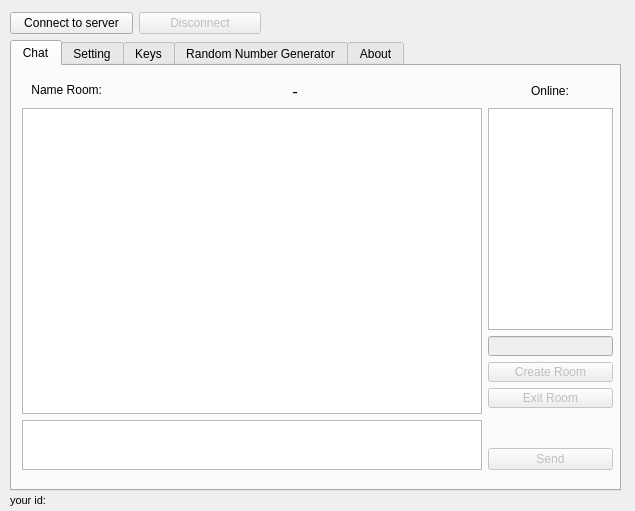
<?xml version="1.0" encoding="UTF-8"?>
<ui version="4.0">
 <class>Form</class>
 <widget class="QWidget" name="Form">
  <property name="geometry">
   <rect>
    <x>0</x>
    <y>0</y>
    <width>635</width>
    <height>511</height>
   </rect>
  </property>
  <property name="windowTitle">
   <string>FBBL</string>
  </property>
  <property name="layoutDirection">
   <enum>Qt::LeftToRight</enum>
  </property>
  <widget class="QTabWidget" name="tabWidget">
   <property name="enabled">
    <bool>true</bool>
   </property>
   <property name="geometry">
    <rect>
     <x>10</x>
     <y>40</y>
     <width>611</width>
     <height>451</height>
    </rect>
   </property>
   <property name="currentIndex">
    <number>0</number>
   </property>
   <widget class="QWidget" name="tab">
    <attribute name="title">
     <string>Chat</string>
    </attribute>
    <widget class="QWidget" name="layoutWidget">
     <property name="geometry">
      <rect>
       <x>10</x>
       <y>13</y>
       <width>591</width>
       <height>391</height>
      </rect>
     </property>
     <layout class="QGridLayout" name="gridLayout_2">
      <item row="3" column="3">
       <widget class="QPushButton" name="pushButton_6">
        <property name="enabled">
         <bool>false</bool>
        </property>
        <property name="maximumSize">
         <size>
          <width>16777215</width>
          <height>20</height>
         </size>
        </property>
        <property name="text">
         <string>Create Room</string>
        </property>
       </widget>
      </item>
      <item row="6" column="0" rowspan="2" colspan="3">
       <widget class="QPlainTextEdit" name="lineEdit">
        <property name="maximumSize">
         <size>
          <width>16777215</width>
          <height>50</height>
         </size>
        </property>
        <property name="verticalScrollBarPolicy">
         <enum>Qt::ScrollBarAlwaysOff</enum>
        </property>
        <property name="horizontalScrollBarPolicy">
         <enum>Qt::ScrollBarAlwaysOff</enum>
        </property>
       </widget>
      </item>
      <item row="4" column="3">
       <widget class="QPushButton" name="pushButton_10">
        <property name="enabled">
         <bool>false</bool>
        </property>
        <property name="maximumSize">
         <size>
          <width>16777215</width>
          <height>20</height>
         </size>
        </property>
        <property name="text">
         <string>Exit Room</string>
        </property>
       </widget>
      </item>
      <item row="0" column="0">
       <widget class="QLabel" name="label_6">
        <property name="maximumSize">
         <size>
          <width>80</width>
          <height>16777215</height>
         </size>
        </property>
        <property name="font">
         <font>
          <pointsize>9</pointsize>
         </font>
        </property>
        <property name="text">
         <string>&lt;html&gt;&lt;head/&gt;&lt;body&gt;&lt;p align=&quot;right&quot;&gt;Name Room:&lt;/p&gt;&lt;/body&gt;&lt;/html&gt;</string>
        </property>
       </widget>
      </item>
      <item row="0" column="1" colspan="2">
       <widget class="QLabel" name="label_17">
        <property name="font">
         <font>
          <family>Serif</family>
          <pointsize>12</pointsize>
          <weight>50</weight>
          <bold>false</bold>
         </font>
        </property>
        <property name="contextMenuPolicy">
         <enum>Qt::DefaultContextMenu</enum>
        </property>
        <property name="layoutDirection">
         <enum>Qt::LeftToRight</enum>
        </property>
        <property name="text">
         <string>&lt;html&gt;&lt;head/&gt;&lt;body&gt;&lt;p align=&quot;center&quot;&gt;-&lt;/p&gt;&lt;/body&gt;&lt;/html&gt;</string>
        </property>
        <property name="textFormat">
         <enum>Qt::AutoText</enum>
        </property>
       </widget>
      </item>
      <item row="1" column="0" rowspan="5" colspan="3">
       <widget class="QTextEdit" name="textEdit_Global">
        <property name="minimumSize">
         <size>
          <width>460</width>
          <height>0</height>
         </size>
        </property>
        <property name="textInteractionFlags">
         <set>Qt::LinksAccessibleByKeyboard|Qt::LinksAccessibleByMouse</set>
        </property>
       </widget>
      </item>
      <item row="1" column="3">
       <widget class="QListWidget" name="listWidget">
        <property name="editTriggers">
         <set>QAbstractItemView::DoubleClicked|QAbstractItemView::EditKeyPressed</set>
        </property>
        <property name="selectionMode">
         <enum>QAbstractItemView::NoSelection</enum>
        </property>
       </widget>
      </item>
      <item row="0" column="3" alignment="Qt::AlignHCenter">
       <widget class="QLabel" name="label_11">
        <property name="font">
         <font>
          <pointsize>9</pointsize>
         </font>
        </property>
        <property name="layoutDirection">
         <enum>Qt::LeftToRight</enum>
        </property>
        <property name="autoFillBackground">
         <bool>false</bool>
        </property>
        <property name="frameShape">
         <enum>QFrame::NoFrame</enum>
        </property>
        <property name="text">
         <string>Online:</string>
        </property>
       </widget>
      </item>
      <item row="2" column="3">
       <widget class="QLineEdit" name="lineEdit_3">
        <property name="enabled">
         <bool>false</bool>
        </property>
        <property name="maximumSize">
         <size>
          <width>16777215</width>
          <height>20</height>
         </size>
        </property>
        <property name="font">
         <font>
          <pointsize>8</pointsize>
         </font>
        </property>
        <property name="maxLength">
         <number>30</number>
        </property>
       </widget>
      </item>
      <item row="7" column="3">
       <widget class="QPushButton" name="pushButton_3">
        <property name="enabled">
         <bool>false</bool>
        </property>
        <property name="text">
         <string>Send</string>
        </property>
       </widget>
      </item>
     </layout>
    </widget>
   </widget>
   <widget class="QWidget" name="tab_2">
    <attribute name="title">
     <string>Setting</string>
    </attribute>
    <widget class="QGroupBox" name="groupBox">
     <property name="enabled">
      <bool>true</bool>
     </property>
     <property name="geometry">
      <rect>
       <x>11</x>
       <y>-10</y>
       <width>581</width>
       <height>60</height>
      </rect>
     </property>
     <property name="maximumSize">
      <size>
       <width>16777215</width>
       <height>60</height>
      </size>
     </property>
     <property name="title">
      <string/>
     </property>
     <widget class="QWidget" name="layoutWidget">
      <property name="geometry">
       <rect>
        <x>11</x>
        <y>30</y>
        <width>561</width>
        <height>23</height>
       </rect>
      </property>
      <layout class="QGridLayout" name="gridLayout">
       <item row="0" column="2">
        <widget class="QLabel" name="label_2">
         <property name="lineWidth">
          <number>1</number>
         </property>
         <property name="text">
          <string>Port:</string>
         </property>
        </widget>
       </item>
       <item row="0" column="3">
        <widget class="QLineEdit" name="lineEdit_2">
         <property name="maximumSize">
          <size>
           <width>60</width>
           <height>16777215</height>
          </size>
         </property>
         <property name="text">
          <string>8000</string>
         </property>
         <property name="maxLength">
          <number>8</number>
         </property>
        </widget>
       </item>
       <item row="0" column="4">
        <widget class="QLabel" name="label_8">
         <property name="text">
          <string>Nick Name:</string>
         </property>
        </widget>
       </item>
       <item row="0" column="5">
        <widget class="QLineEdit" name="lineEdit_9">
         <property name="maximumSize">
          <size>
           <width>200</width>
           <height>16777215</height>
          </size>
         </property>
         <property name="text">
          <string/>
         </property>
         <property name="maxLength">
          <number>20</number>
         </property>
        </widget>
       </item>
       <item row="0" column="0">
        <widget class="QLabel" name="label">
         <property name="text">
          <string>IP:</string>
         </property>
        </widget>
       </item>
       <item row="0" column="1">
        <widget class="QLineEdit" name="lineEdit_1">
         <property name="maximumSize">
          <size>
           <width>100</width>
           <height>16777215</height>
          </size>
         </property>
         <property name="text">
          <string>127.0.0.1</string>
         </property>
         <property name="maxLength">
          <number>15</number>
         </property>
        </widget>
       </item>
      </layout>
     </widget>
    </widget>
    <widget class="QWidget" name="layoutWidget">
     <property name="geometry">
      <rect>
       <x>10</x>
       <y>60</y>
       <width>101</width>
       <height>361</height>
      </rect>
     </property>
     <layout class="QVBoxLayout" name="verticalLayout">
      <item>
       <widget class="QLabel" name="label_4">
        <property name="text">
         <string>Requests:</string>
        </property>
        <property name="alignment">
         <set>Qt::AlignCenter</set>
        </property>
       </widget>
      </item>
      <item>
       <widget class="QListWidget" name="listWidget_2">
        <property name="editTriggers">
         <set>QAbstractItemView::DoubleClicked|QAbstractItemView::EditKeyPressed</set>
        </property>
        <property name="selectionMode">
         <enum>QAbstractItemView::NoSelection</enum>
        </property>
       </widget>
      </item>
     </layout>
    </widget>
   </widget>
   <widget class="QWidget" name="tab_3">
    <attribute name="title">
     <string>Keys</string>
    </attribute>
    <widget class="QTabWidget" name="tabWidget_2">
     <property name="geometry">
      <rect>
       <x>10</x>
       <y>10</y>
       <width>591</width>
       <height>411</height>
      </rect>
     </property>
     <property name="tabPosition">
      <enum>QTabWidget::West</enum>
     </property>
     <property name="tabShape">
      <enum>QTabWidget::Triangular</enum>
     </property>
     <property name="currentIndex">
      <number>0</number>
     </property>
     <widget class="QWidget" name="tab_5">
      <attribute name="title">
       <string>My keys</string>
      </attribute>
      <widget class="QWidget" name="layoutWidget">
       <property name="geometry">
        <rect>
         <x>10</x>
         <y>50</y>
         <width>551</width>
         <height>351</height>
        </rect>
       </property>
       <layout class="QGridLayout" name="gridLayout_6">
        <item row="2" column="0">
         <widget class="QLabel" name="label_10">
          <property name="maximumSize">
           <size>
            <width>16777215</width>
            <height>15</height>
           </size>
          </property>
          <property name="text">
           <string>My Privat Key</string>
          </property>
         </widget>
        </item>
        <item row="0" column="0">
         <widget class="QLabel" name="label_9">
          <property name="maximumSize">
           <size>
            <width>16777215</width>
            <height>15</height>
           </size>
          </property>
          <property name="text">
           <string>My Public Key</string>
          </property>
         </widget>
        </item>
        <item row="3" column="0">
         <widget class="QTextEdit" name="textEdit_5">
          <property name="maximumSize">
           <size>
            <width>16777215</width>
            <height>130</height>
           </size>
          </property>
          <property name="horizontalScrollBarPolicy">
           <enum>Qt::ScrollBarAlwaysOff</enum>
          </property>
         </widget>
        </item>
        <item row="1" column="0">
         <widget class="QTextEdit" name="textEdit_4">
          <property name="maximumSize">
           <size>
            <width>16777215</width>
            <height>130</height>
           </size>
          </property>
          <property name="horizontalScrollBarPolicy">
           <enum>Qt::ScrollBarAlwaysOff</enum>
          </property>
         </widget>
        </item>
       </layout>
      </widget>
      <widget class="QWidget" name="layoutWidget">
       <property name="geometry">
        <rect>
         <x>10</x>
         <y>10</y>
         <width>551</width>
         <height>27</height>
        </rect>
       </property>
       <layout class="QGridLayout" name="gridLayout_7">
        <item row="0" column="2">
         <widget class="QComboBox" name="comboBox">
          <property name="maximumSize">
           <size>
            <width>70</width>
            <height>16777215</height>
           </size>
          </property>
          <property name="editable">
           <bool>false</bool>
          </property>
          <property name="currentIndex">
           <number>1</number>
          </property>
          <property name="maxVisibleItems">
           <number>10</number>
          </property>
          <property name="maxCount">
           <number>10</number>
          </property>
          <property name="minimumContentsLength">
           <number>0</number>
          </property>
          <property name="duplicatesEnabled">
           <bool>false</bool>
          </property>
          <item>
           <property name="text">
            <string>4096</string>
           </property>
          </item>
          <item>
           <property name="text">
            <string>2048</string>
           </property>
          </item>
         </widget>
        </item>
        <item row="0" column="0">
         <widget class="QPushButton" name="pushButton_4">
          <property name="maximumSize">
           <size>
            <width>200</width>
            <height>16777215</height>
           </size>
          </property>
          <property name="text">
           <string>Gen new keys</string>
          </property>
         </widget>
        </item>
        <item row="0" column="3">
         <widget class="QLabel" name="label_15">
          <property name="maximumSize">
           <size>
            <width>40</width>
            <height>15</height>
           </size>
          </property>
          <property name="text">
           <string>Bit</string>
          </property>
         </widget>
        </item>
        <item row="0" column="1">
         <widget class="QLabel" name="label_14">
          <property name="maximumSize">
           <size>
            <width>140</width>
            <height>16777215</height>
           </size>
          </property>
          <property name="text">
           <string>Cryptographic stength</string>
          </property>
         </widget>
        </item>
       </layout>
      </widget>
     </widget>
     <widget class="QWidget" name="tab_8">
      <attribute name="title">
       <string>Key Room</string>
      </attribute>
      <widget class="QTextEdit" name="textEdit_7">
       <property name="geometry">
        <rect>
         <x>10</x>
         <y>40</y>
         <width>549</width>
         <height>41</height>
        </rect>
       </property>
       <property name="maximumSize">
        <size>
         <width>16777215</width>
         <height>70</height>
        </size>
       </property>
       <property name="horizontalScrollBarPolicy">
        <enum>Qt::ScrollBarAlwaysOff</enum>
       </property>
      </widget>
      <widget class="QLabel" name="label_18">
       <property name="geometry">
        <rect>
         <x>10</x>
         <y>20</y>
         <width>549</width>
         <height>15</height>
        </rect>
       </property>
       <property name="maximumSize">
        <size>
         <width>16777215</width>
         <height>15</height>
        </size>
       </property>
       <property name="text">
        <string>Key Room ( AES-256 )</string>
       </property>
      </widget>
      <widget class="QPushButton" name="pushButton_11">
       <property name="geometry">
        <rect>
         <x>400</x>
         <y>90</y>
         <width>161</width>
         <height>25</height>
        </rect>
       </property>
       <property name="text">
        <string>Gen new AES-256 keys</string>
       </property>
      </widget>
     </widget>
     <widget class="QWidget" name="tab_6">
      <attribute name="title">
       <string>Server Keys</string>
      </attribute>
      <widget class="QTextEdit" name="textEdit_6">
       <property name="geometry">
        <rect>
         <x>10</x>
         <y>30</y>
         <width>549</width>
         <height>151</height>
        </rect>
       </property>
       <property name="maximumSize">
        <size>
         <width>16777215</width>
         <height>200</height>
        </size>
       </property>
       <property name="horizontalScrollBarPolicy">
        <enum>Qt::ScrollBarAlwaysOff</enum>
       </property>
      </widget>
      <widget class="QLabel" name="label_12">
       <property name="geometry">
        <rect>
         <x>10</x>
         <y>10</y>
         <width>549</width>
         <height>15</height>
        </rect>
       </property>
       <property name="maximumSize">
        <size>
         <width>16777215</width>
         <height>15</height>
        </size>
       </property>
       <property name="text">
        <string>Public Key server's</string>
       </property>
      </widget>
     </widget>
     <widget class="QWidget" name="tab_7">
      <attribute name="title">
       <string>Clients keys</string>
      </attribute>
      <widget class="QTextEdit" name="textEdit_8">
       <property name="geometry">
        <rect>
         <x>10</x>
         <y>30</y>
         <width>549</width>
         <height>371</height>
        </rect>
       </property>
       <property name="maximumSize">
        <size>
         <width>16777215</width>
         <height>16777215</height>
        </size>
       </property>
       <property name="horizontalScrollBarPolicy">
        <enum>Qt::ScrollBarAlwaysOff</enum>
       </property>
      </widget>
      <widget class="QLabel" name="label_19">
       <property name="geometry">
        <rect>
         <x>10</x>
         <y>10</y>
         <width>549</width>
         <height>15</height>
        </rect>
       </property>
       <property name="maximumSize">
        <size>
         <width>16777215</width>
         <height>15</height>
        </size>
       </property>
       <property name="text">
        <string>Public Keys Clients</string>
       </property>
      </widget>
     </widget>
    </widget>
   </widget>
   <widget class="QWidget" name="tab_9">
    <attribute name="title">
     <string>Random Number Generator</string>
    </attribute>
    <widget class="QLCDNumber" name="lcdNumber">
     <property name="geometry">
      <rect>
       <x>330</x>
       <y>310</y>
       <width>261</width>
       <height>101</height>
      </rect>
     </property>
    </widget>
    <widget class="QWidget" name="layoutWidget_2">
     <property name="geometry">
      <rect>
       <x>20</x>
       <y>20</y>
       <width>571</width>
       <height>27</height>
      </rect>
     </property>
     <layout class="QHBoxLayout" name="horizontalLayout">
      <item>
       <widget class="QPushButton" name="pushButton_12">
        <property name="text">
         <string>HAND Gen Random number</string>
        </property>
       </widget>
      </item>
      <item>
       <widget class="QLabel" name="label_20">
        <property name="maximumSize">
         <size>
          <width>60</width>
          <height>15</height>
         </size>
        </property>
        <property name="text">
         <string>seconds:</string>
        </property>
       </widget>
      </item>
      <item>
       <widget class="QLineEdit" name="lineEdit_5">
        <property name="maximumSize">
         <size>
          <width>40</width>
          <height>16777215</height>
         </size>
        </property>
        <property name="inputMethodHints">
         <set>Qt::ImhNone</set>
        </property>
        <property name="inputMask">
         <string/>
        </property>
        <property name="text">
         <string/>
        </property>
        <property name="maxLength">
         <number>32767</number>
        </property>
       </widget>
      </item>
     </layout>
    </widget>
    <widget class="QTextEdit" name="textEdit_2">
     <property name="geometry">
      <rect>
       <x>20</x>
       <y>60</y>
       <width>571</width>
       <height>241</height>
      </rect>
     </property>
    </widget>
   </widget>
   <widget class="QWidget" name="tab_4">
    <attribute name="title">
     <string>About</string>
    </attribute>
    <widget class="QLabel" name="label_16">
     <property name="geometry">
      <rect>
       <x>10</x>
       <y>340</y>
       <width>311</width>
       <height>81</height>
      </rect>
     </property>
     <property name="font">
      <font>
       <family>Serif</family>
       <pointsize>72</pointsize>
       <weight>75</weight>
       <bold>true</bold>
      </font>
     </property>
     <property name="text">
      <string>FBBL</string>
     </property>
    </widget>
    <widget class="QWidget" name="layoutWidget">
     <property name="geometry">
      <rect>
       <x>10</x>
       <y>50</y>
       <width>141</width>
       <height>111</height>
      </rect>
     </property>
     <layout class="QGridLayout" name="gridLayout_3">
      <item row="0" column="0">
       <widget class="QPushButton" name="pushButton_7">
        <property name="text">
         <string>PushButton7</string>
        </property>
       </widget>
      </item>
      <item row="1" column="0">
       <widget class="QPushButton" name="pushButton_8">
        <property name="text">
         <string>PushButton8</string>
        </property>
       </widget>
      </item>
      <item row="2" column="0">
       <widget class="QPushButton" name="pushButton_9">
        <property name="text">
         <string>PushButton9</string>
        </property>
       </widget>
      </item>
     </layout>
    </widget>
    <widget class="QLineEdit" name="lineEdit_4">
     <property name="geometry">
      <rect>
       <x>10</x>
       <y>20</y>
       <width>113</width>
       <height>21</height>
      </rect>
     </property>
    </widget>
    <widget class="QLabel" name="label_13">
     <property name="geometry">
      <rect>
       <x>500</x>
       <y>10</y>
       <width>91</width>
       <height>31</height>
      </rect>
     </property>
     <property name="font">
      <font>
       <family>Serif</family>
       <pointsize>22</pointsize>
       <weight>75</weight>
       <bold>true</bold>
      </font>
     </property>
     <property name="text">
      <string>FBBL</string>
     </property>
    </widget>
    <widget class="QTextEdit" name="textEdit">
     <property name="geometry">
      <rect>
       <x>210</x>
       <y>40</y>
       <width>251</width>
       <height>191</height>
      </rect>
     </property>
     <property name="layoutDirection">
      <enum>Qt::LeftToRight</enum>
     </property>
     <property name="autoFillBackground">
      <bool>false</bool>
     </property>
     <property name="inputMethodHints">
      <set>Qt::ImhNone</set>
     </property>
     <property name="frameShape">
      <enum>QFrame::Box</enum>
     </property>
     <property name="frameShadow">
      <enum>QFrame::Plain</enum>
     </property>
     <property name="verticalScrollBarPolicy">
      <enum>Qt::ScrollBarAlwaysOn</enum>
     </property>
     <property name="horizontalScrollBarPolicy">
      <enum>Qt::ScrollBarAlwaysOff</enum>
     </property>
     <property name="autoFormatting">
      <set>QTextEdit::AutoNone</set>
     </property>
     <property name="tabChangesFocus">
      <bool>false</bool>
     </property>
     <property name="textInteractionFlags">
      <set>Qt::LinksAccessibleByKeyboard|Qt::LinksAccessibleByMouse</set>
     </property>
    </widget>
   </widget>
  </widget>
  <widget class="QWidget" name="layoutWidget">
   <property name="geometry">
    <rect>
     <x>10</x>
     <y>10</y>
     <width>251</width>
     <height>27</height>
    </rect>
   </property>
   <layout class="QGridLayout" name="gridLayout_4">
    <item row="0" column="0">
     <widget class="QPushButton" name="pushButton_2">
      <property name="text">
       <string>Connect to server</string>
      </property>
     </widget>
    </item>
    <item row="0" column="1">
     <widget class="QPushButton" name="pushButton">
      <property name="enabled">
       <bool>false</bool>
      </property>
      <property name="text">
       <string>Disconnect</string>
      </property>
     </widget>
    </item>
   </layout>
  </widget>
  <widget class="QLabel" name="label_3">
   <property name="geometry">
    <rect>
     <x>10</x>
     <y>490</y>
     <width>111</width>
     <height>21</height>
    </rect>
   </property>
   <property name="font">
    <font>
     <pointsize>8</pointsize>
    </font>
   </property>
   <property name="text">
    <string>your id:</string>
   </property>
  </widget>
 </widget>
 <resources/>
 <connections/>
</ui>
